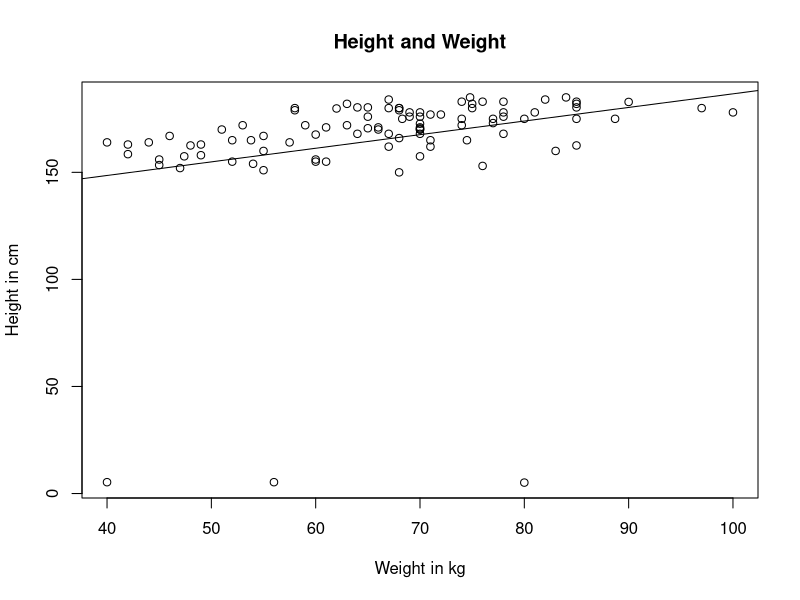
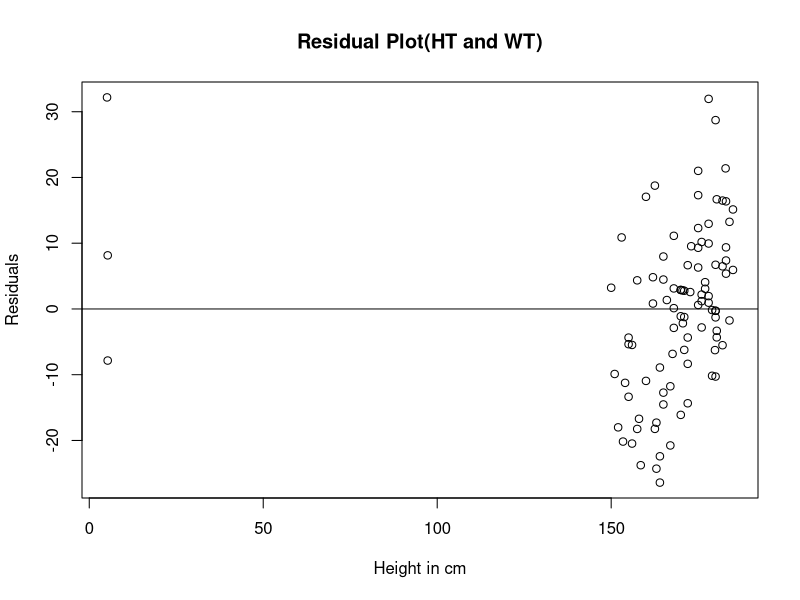
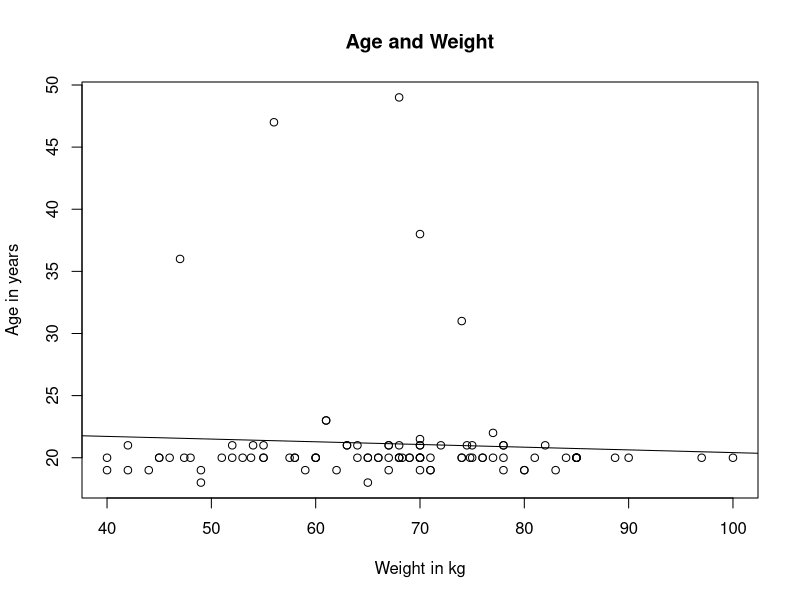
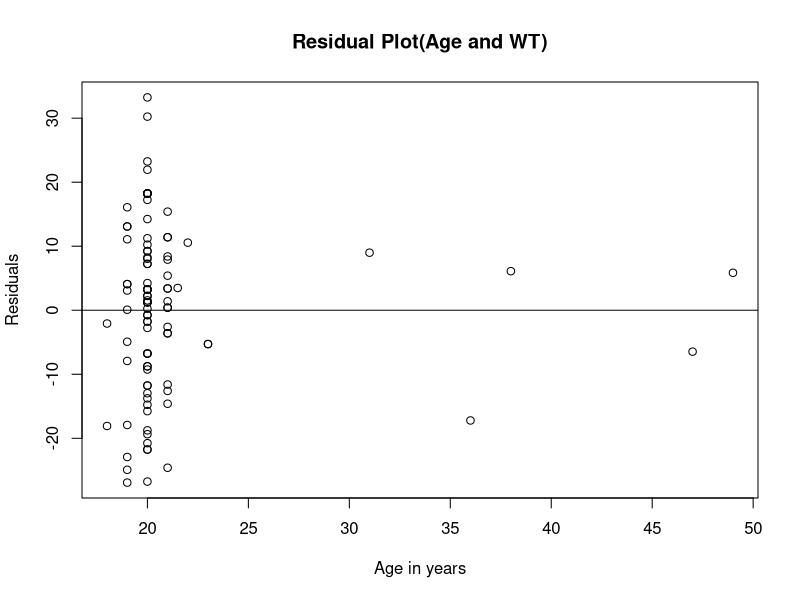

These charts were generated, in order, by the following R code:
df = read.csv("HT-WT-Age.csv")[2:4]

head(df)
summary(df)


model1 = lm(df$Weight ~ df$Height)
model1


pred1 = predict(model1)
resd1 = residuals(model1)

summary(model1)


plot(df$Weight, df$Height, 
     main = "Height and Weight",
     abline(lm(df$Height ~ df$Weight)),
     ylab = "Height in cm",
     xlab = "Weight in kg"
)

plot(df$Height, resd1, 
     main = "Residual Plot(HT and WT)",
     abline(0,0),
     ylab = "Residuals",
     xlab = "Height in cm"
)



model2 <- lm(df$Weight ~ df$Age)

print(model2)
print(summary(model2))

pred2 <- predict(model2)
resd2 <- residuals(model2)

print(pred2)
print(resd2)

plot(df$Weight,
     df$Age,
     main = "Age and Weight",
     abline(lm(df$Age~df$Weight)),
     ylab = "Age in years",
     xlab = "Weight in kg"
)

plot(df$Age,
     resd2,
     main = "Residual Plot(Age and WT)",
     abline(0,0),
     ylab = "Residuals",
     xlab = "Age in years"
)

